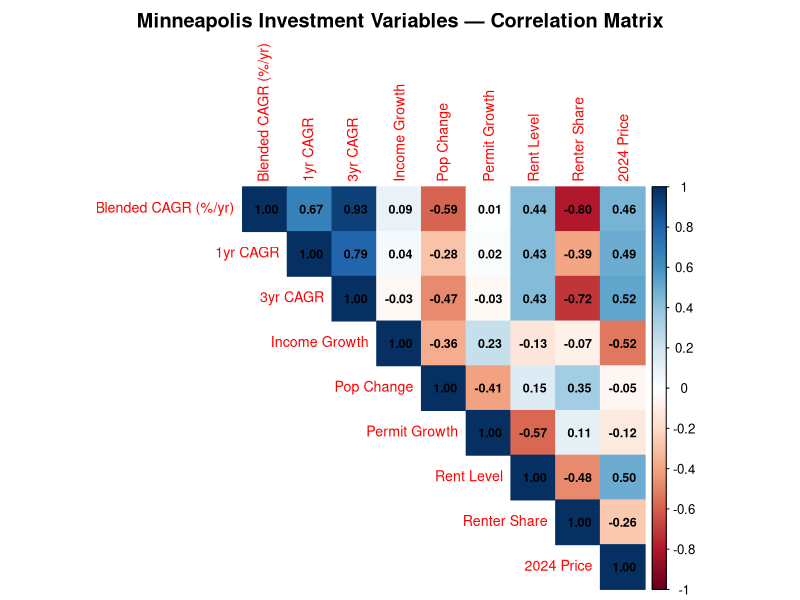
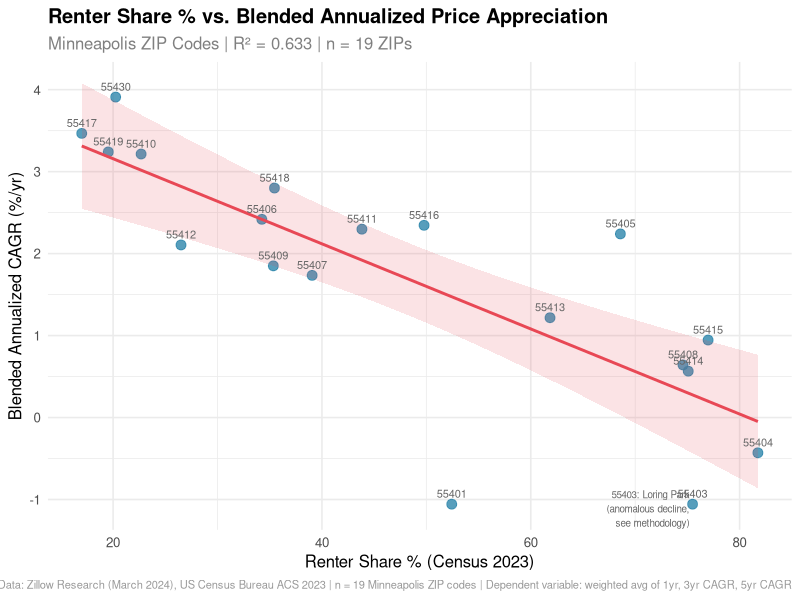

These charts were generated, in order, by the following R code:
# ============================================================
# 03_regression.R
# Minneapolis Neighborhood Investment Model
# Regression Analysis — Annualized CAGR as Dependent Variable
# ============================================================
#
# DEPENDENT VARIABLE: price_blend_raw
#   Weighted average of annualized (CAGR) price appreciation:
#   = 5yr_CAGR(25%) + 3yr_CAGR(40%) + 1yr(35%)
#   All components in same units (%/year) before blending
#   Units: percentage points per year (%/yr)
#
# INDEPENDENT VARIABLES:
#   x1 = income_growth_pct  — Census 2018→2023
#   x2 = pop_change_pct     — Census 2018→2023
#   x3 = permit_growth_pct  — pre-COVID baseline vs recent
#   x4 = monthly_rent_final — ZORI observed or imputed
#   x5 = pct_renter_2023    — Census 2023 ACS
#   x6 = price_2024      — Zillow ZHVI March 2024
#
# SAMPLE: n≈19 Minneapolis ZIP codes with complete data
# ============================================================

library(tidyverse)
library(broom)
library(corrplot)
library(ggplot2)

setwd("/Users/owenpeterson/Downloads/mpls_investment_model")

scored <- read_csv("data/processed/master_scored.csv") %>%
  mutate(zip_code = as.character(zip_code))

cat("Loaded:", nrow(scored), "rows\n")
cat("price_blend_raw available:", sum(!is.na(scored$price_blend_raw)), "ZIPs\n\n")

dir.create("data/outputs", recursive = TRUE, showWarnings = FALSE)

# ============================================================
# CORRELATION MATRIX
# ============================================================

cor_data <- scored %>%
  select(
    "Blended CAGR (%/yr)" = price_blend_raw,
    "1yr CAGR"            = pct_change_1yr_ann,
    "3yr CAGR"            = pct_change_3yr_ann,
    "Income Growth"        = income_growth_pct,
    "Pop Change"           = pop_change_pct,
    "Permit Growth"        = permit_growth_pct,
    "Rent Level"           = monthly_rent_final,
    "Renter Share"         = pct_renter_2023,
    "2024 Price"        = price_2024
  ) %>%
  filter(complete.cases(.))

cat("Observations for correlation:", nrow(cor_data), "\n")

cor_matrix <- cor(cor_data)
print(round(cor_matrix, 2))

png("data/outputs/correlation_matrix.png", width=900, height=900)
corrplot(
  cor_matrix,
  method      = "color",
  type        = "upper",
  addCoef.col = "black",
  number.cex  = 0.75,
  tl.cex      = 0.85,
  title       = "Minneapolis Investment Variables — Correlation Matrix",
  mar         = c(0, 0, 2, 0)
)
dev.off()
cat("Correlation matrix saved.\n\n")

# ============================================================
# REGRESSION DATA PREPARATION
# ============================================================

reg_data <- scored %>%
  select(
    zip_code,
    y  = price_blend_raw,     # blended annualized CAGR (%/yr)
    x1 = income_growth_pct,
    x2 = pop_change_pct,
    x3 = permit_growth_pct,
    x4 = monthly_rent_final,
    x5 = pct_renter_2023,
    x6 = price_2024
  ) %>%
  filter(complete.cases(.))

cat("=== REGRESSION SAMPLE ===\n")
cat("n =", nrow(reg_data), "complete ZIP codes\n")
cat("Dependent variable: Blended annualized CAGR (%/yr)\n")
cat("Range:", round(min(reg_data$y), 2), "to", round(max(reg_data$y), 2), "%/yr\n\n")

if (nrow(reg_data) < 15) {
  cat("WARNING: n <15 — results are directional only.\n\n")
}

# ============================================================
# FULL REGRESSION MODEL
# ============================================================

model_full <- lm(y ~ x1 + x2 + x3 + x4 + x5 + x6, data = reg_data)

model_results <- tidy(model_full) %>%
  mutate(
    variable = case_when(
      term == "(Intercept)" ~ "Intercept (baseline)",
      term == "x1"          ~ "Income Growth %",
      term == "x2"          ~ "Population Change %",
      term == "x3"          ~ "Permit Growth %",
      term == "x4"          ~ "Monthly Rent ($)",
      term == "x5"          ~ "Renter Share %",
      term == "x6"          ~ "2024 Price ($)",
      TRUE                  ~ term
    ),
    sig_05pct = p.value < 0.05,
    sig_10pct = p.value < 0.10
  ) %>%
  select(variable, estimate, std.error, p.value, sig_05pct, sig_10pct)

cat("=== FULL MODEL RESULTS ===\n")
print(model_results, digits = 3)

model_fit <- glance(model_full)
cat("\n=== MODEL FIT ===\n")
cat("R-squared:          ", round(model_fit$r.squared, 3), "\n")
cat("Adjusted R-squared: ", round(model_fit$adj.r.squared, 3), "\n")
cat("F-statistic p-value:", round(model_fit$p.value, 4), "\n")
cat("\nInterpretation: The six variables explain",
    round(model_fit$r.squared * 100, 1),
    "% of variation in blended annualized price appreciation.\n\n")

# ============================================================
# SINGLE VARIABLE MODELS
# ============================================================

single_models <- list(
  "Income Growth"     = lm(y ~ x1, data = reg_data),
  "Population Change" = lm(y ~ x2, data = reg_data),
  "Permit Growth"     = lm(y ~ x3, data = reg_data),
  "Rent Level"        = lm(y ~ x4, data = reg_data),
  "Renter Share"      = lm(y ~ x5, data = reg_data),
  "2024 Price"     = lm(y ~ x6, data = reg_data)
)

cat("=== SINGLE VARIABLE R-SQUARED ===\n")
cat("Predicting: blended annualized CAGR (%/yr)\n\n")

single_results <- map_df(names(single_models), function(name) {
  m <- single_models[[name]]
  tibble(
    variable  = name,
    r_squared = round(glance(m)$r.squared, 3),
    p_value   = round(tidy(m)$p.value[2], 4),
    direction = ifelse(tidy(m)$estimate[2] > 0, "positive", "negative")
  )
}) %>%
  arrange(desc(r_squared))

print(single_results)

cat("\nTop predictor:", single_results$variable[1], "\n")
cat("R² =",           single_results$r_squared[1], "\n")
cat("p-value =",      single_results$p_value[1], "\n")
cat("Direction:",     single_results$direction[1], "\n\n")

# ============================================================
# SCATTER PLOT — TOP PREDICTOR vs BLENDED CAGR
# ============================================================

plot_data <- reg_data %>%
  left_join(scored %>% select(zip_code, neighborhoods), by = "zip_code")

p <- ggplot(plot_data, aes(x = x5, y = y)) +
  geom_point(size = 3, color = "#2E86AB", alpha = 0.8) +
  geom_smooth(method = "lm", se = TRUE,
              color = "#E84855", fill = "#E84855", alpha = 0.15) +
  geom_text(aes(label = zip_code), vjust = -0.8,
            size = 2.8, color = "gray40") +
  annotate("text",
           x     = max(plot_data$x5, na.rm=TRUE) * 0.92,
           y     = min(plot_data$y,  na.rm=TRUE) * 1.05,
           label = "55403: Loring Park\n(anomalous decline,\nsee methodology)",
           size  = 2.5, color = "gray40", hjust = 1) +
  labs(
    title    = "Renter Share % vs. Blended Annualized Price Appreciation",
    subtitle = paste("Minneapolis ZIP Codes | R² =",
                     single_results$r_squared[1],
                     "| n =", nrow(reg_data), "ZIPs"),
    x        = "Renter Share % (Census 2023)",
    y        = "Blended Annualized CAGR (%/yr)",
    caption  = paste(
      "Data: Zillow Research (March 2024), US Census Bureau ACS 2023 |",
      "n =", nrow(reg_data), "Minneapolis ZIP codes |",
      "Dependent variable: weighted avg of 1yr, 3yr CAGR, 5yr CAGR"
    )
  ) +
  theme_minimal(base_size = 12) +
  theme(
    plot.title    = element_text(face = "bold"),
    plot.subtitle = element_text(color = "gray50"),
    plot.caption  = element_text(color = "gray60", size = 8)
  )

ggsave("data/outputs/top_predictor_scatter.png",
       plot = p, width = 9, height = 6, dpi = 150)
cat("Scatter plot saved.\n\n")

# ============================================================
# SAVE ALL REGRESSION OUTPUTS
# ============================================================

write_csv(model_results,  "data/outputs/regression_results.csv")
write_csv(model_fit,      "data/outputs/regression_fit.csv")
write_csv(single_results, "data/outputs/single_variable_results.csv")

# Save regression_results.csv for Tableau
regression_tableau <- tibble(
  Variable    = single_results$variable,
  R_Squared   = single_results$r_squared,
  Significant = ifelse(single_results$p_value < 0.05, "Yes", "No"),
  Direction   = single_results$direction,
  P_Value     = single_results$p_value
)

write_csv(regression_tableau, "data/outputs/regression_tableau.csv")

cat("=== ALL FILES SAVED ===\n")
cat("data/outputs/regression_results.csv\n")
cat("data/outputs/regression_fit.csv\n")
cat("data/outputs/single_variable_results.csv\n")
cat("data/outputs/regression_tableau.csv\n")
cat("data/outputs/top_predictor_scatter.png\n")
cat("data/outputs/correlation_matrix.png\n\n")

cat("=== FINAL SUMMARY ===\n")
cat("Dependent variable: Blended annualized CAGR (%/yr)\n")
cat("Full model R²:", round(model_fit$r.squared, 3), "\n")
cat("Full model adj R²:", round(model_fit$adj.r.squared, 3), "\n")
cat("Top predictor:", single_results$variable[1],
    "— R²:", single_results$r_squared[1],
    "— p:", single_results$p_value[1], "\n")
cat("n =", nrow(reg_data), "complete ZIP codes\n")
